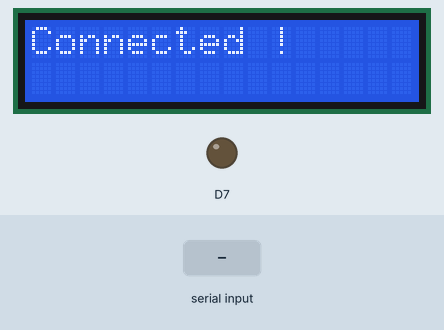
Bench run of a sketch on a simulated ESP8266 (NodeMCU). Parts: 16×2 character LCD, output pins drawn as LEDs (lit = HIGH). Inputs (shaded band) come from the test bench. WiFi joins after 1.5 s; servers stay silent unless stated; uploads are accepted with an empty reply; what the sketch prints to the serial monitor is not drawn.

Above: at 3.4 s.
At 6.5 s:
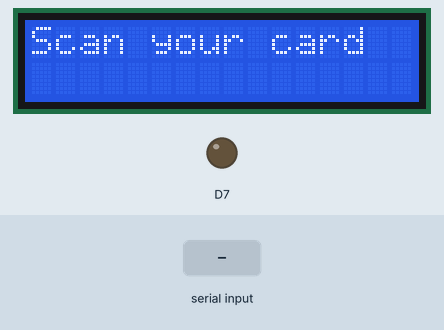
6.6 s: "1\n" received over the second serial link
At 7.8 s:
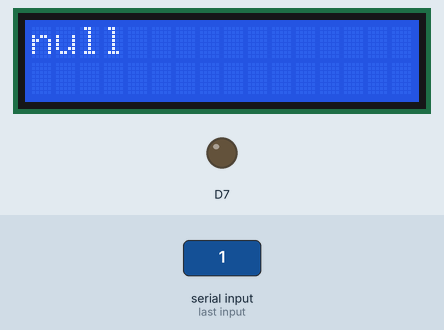
9.6 s: "0\n" received over the second serial link
12.6 s: "2\n" received over the second serial link
Timing chart, 0 to 15.6 s (numbered marks = the images above; inputs shaded):
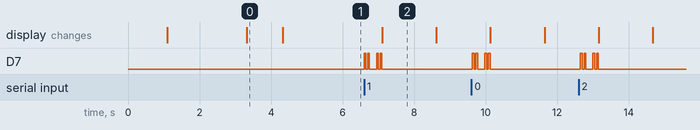

The sketch:

nodemcu.ino
```cpp
#include <ESP8266WiFi.h>
#include <SoftwareSerial.h>
#include <ESP8266HTTPClient.h>
#include <LiquidCrystal_I2C.h>
#include <Wire.h>
#include <ArduinoJson.h>

SoftwareSerial NodeMCU(D2,D3);

WiFiClient client;
HTTPClient http;

LiquidCrystal_I2C lcd(0x3F, 16, 2);

const char* ssid = "Omkar's Samsung";
const char* password = "password1";


const String serverURL2 = "http://192.168.240.100:3001/saveAttendance/";


void setup() {

  Serial.begin(115200);

  Wire.begin(D5, D4);

  lcd.begin();
  lcd.backlight();
  printLCD("Initializing...");

  NodeMCU.begin(4800);

  pinMode(D2, INPUT);
  pinMode(D3, OUTPUT);
  pinMode(D7, OUTPUT);

  // Connect to WiFi
  Serial.println();
  WiFi.begin(ssid, password);

  Serial.print("Connecting to WiFi");
  printLCD("Connecting...");

  while (WiFi.status() != WL_CONNECTED) {
    delay(1200);
    Serial.print(".");
  }

  Serial.println();
  Serial.println("Connected to WiFi: " + WiFi.SSID());
  printLCD("Connected !");


  // client.setInsecure();
  http.begin(client, serverURL2);
  printLCD("Scan your card");
  Serial.println("NodeMCU Ready !");
}

String receivedData = "";

void loop() {
  while (NodeMCU.available() > 0) {
    char data = NodeMCU.read();
    receivedData += data;
    if (data == '\n' || data == ' ') {
      blink50();
      sendPostReq(receivedData);
      receivedData = "";
    }
  }
}

void sendPostReq(String uid) {

  http.addHeader("Content-Type", "application/x-www-form-urlencoded");
  http.addHeader("Authorization", "4A1ff8E237e8");
  String postData = "uid=" + uid;
  int httpResponseCode = http.POST(postData);
  String response = http.getString();
  if (httpResponseCode > 0) {
    blink50();
    Serial.println("Response:");
    Serial.println("Status code: " + String(httpResponseCode));
    Serial.print("Data: ");
    Serial.print(response);
    StaticJsonDocument<200> doc;
    DeserializationError error = deserializeJson(doc, response);
    String message = doc["message"];
    printLCD(message);
    delay(500);
    printLCD("Scan your card");
    Serial.println();
  } else {
    printLCD("Server error " + String(httpResponseCode));
    Serial.println("Error:");
    Serial.println("Status code: " + String(httpResponseCode));
  }
  http.end();
}

void blink50(){
  digitalWrite(D7, HIGH);
  delay(50);
  digitalWrite(D7, LOW);
  delay(50);
  digitalWrite(D7, HIGH);
  delay(50);
  digitalWrite(D7, LOW);
}

void printLCD(String str) {
  lcd.clear();
  lcd.setCursor(0, 0);
  lcd.print(str);
  delay(1000);
}
```

Measured:
- after the input at 6.6 s, the display: changes after 0.51 s (image 2)
- what the display in image 0 shows lasts 1.0 s, from 3.3 s to 4.3 s
- what the display in image 2 shows lasts 1.5 s, from 7.1 s to 8.6 s
